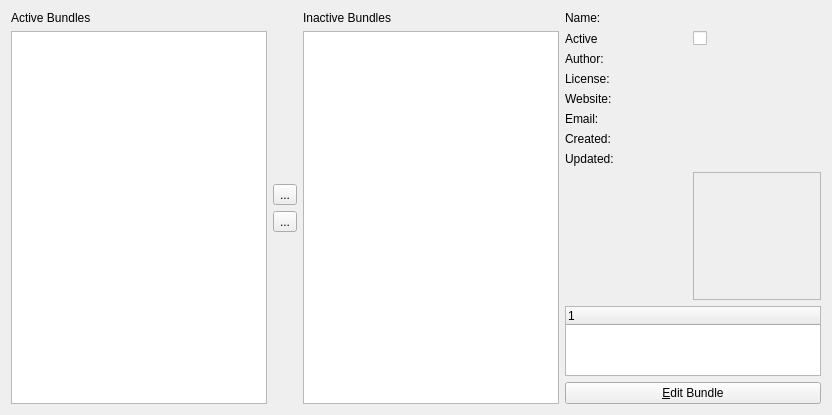
<?xml version="1.0" encoding="UTF-8"?>
<ui version="4.0">
 <class>WdgDlgBundleManager</class>
 <widget class="QWidget" name="WdgDlgBundleManager">
  <property name="geometry">
   <rect>
    <x>0</x>
    <y>0</y>
    <width>826</width>
    <height>404</height>
   </rect>
  </property>
  <property name="windowTitle">
   <string>Form</string>
  </property>
  <layout class="QHBoxLayout" name="horizontalLayout_2">
   <item>
    <layout class="QHBoxLayout" name="horizontalLayout">
     <item>
      <layout class="QVBoxLayout" name="verticalLayout_2">
       <item>
        <widget class="QLabel" name="label">
         <property name="text">
          <string>Active Bundles</string>
         </property>
        </widget>
       </item>
       <item>
        <widget class="QListWidget" name="listActive">
         <property name="sizePolicy">
          <sizepolicy hsizetype="MinimumExpanding" vsizetype="Expanding">
           <horstretch>0</horstretch>
           <verstretch>0</verstretch>
          </sizepolicy>
         </property>
        </widget>
       </item>
      </layout>
     </item>
     <item>
      <layout class="QVBoxLayout" name="verticalLayout">
       <item>
        <spacer name="verticalSpacer_4">
         <property name="orientation">
          <enum>Qt::Vertical</enum>
         </property>
         <property name="sizeHint" stdset="0">
          <size>
           <width>20</width>
           <height>40</height>
          </size>
         </property>
        </spacer>
       </item>
       <item>
        <widget class="QToolButton" name="bnAdd">
         <property name="text">
          <string>...</string>
         </property>
        </widget>
       </item>
       <item>
        <widget class="QToolButton" name="bnRemove">
         <property name="text">
          <string>...</string>
         </property>
        </widget>
       </item>
       <item>
        <spacer name="verticalSpacer_3">
         <property name="orientation">
          <enum>Qt::Vertical</enum>
         </property>
         <property name="sizeHint" stdset="0">
          <size>
           <width>20</width>
           <height>40</height>
          </size>
         </property>
        </spacer>
       </item>
      </layout>
     </item>
     <item>
      <layout class="QVBoxLayout" name="verticalLayout_3">
       <item>
        <widget class="QLabel" name="label_2">
         <property name="text">
          <string>Inactive Bundles</string>
         </property>
        </widget>
       </item>
       <item>
        <widget class="QListWidget" name="listInactive">
         <property name="sizePolicy">
          <sizepolicy hsizetype="MinimumExpanding" vsizetype="Expanding">
           <horstretch>0</horstretch>
           <verstretch>0</verstretch>
          </sizepolicy>
         </property>
        </widget>
       </item>
      </layout>
     </item>
    </layout>
   </item>
   <item>
    <layout class="QVBoxLayout" name="verticalLayout_5">
     <item>
      <layout class="QGridLayout" name="gridLayout">
       <item row="5" column="0">
        <widget class="QLabel" name="label_8">
         <property name="text">
          <string>Email:</string>
         </property>
        </widget>
       </item>
       <item row="2" column="1">
        <widget class="QLabel" name="lblAuthor">
         <property name="text">
          <string/>
         </property>
        </widget>
       </item>
       <item row="1" column="1">
        <widget class="QCheckBox" name="chkActive">
         <property name="text">
          <string/>
         </property>
        </widget>
       </item>
       <item row="3" column="0">
        <widget class="QLabel" name="label_4">
         <property name="text">
          <string>License:</string>
         </property>
        </widget>
       </item>
       <item row="9" column="1">
        <spacer name="verticalSpacer">
         <property name="orientation">
          <enum>Qt::Vertical</enum>
         </property>
         <property name="sizeHint" stdset="0">
          <size>
           <width>20</width>
           <height>40</height>
          </size>
         </property>
        </spacer>
       </item>
       <item row="8" column="1">
        <widget class="QLabel" name="lblPreview">
         <property name="sizePolicy">
          <sizepolicy hsizetype="Fixed" vsizetype="Fixed">
           <horstretch>0</horstretch>
           <verstretch>0</verstretch>
          </sizepolicy>
         </property>
         <property name="minimumSize">
          <size>
           <width>128</width>
           <height>128</height>
          </size>
         </property>
         <property name="sizeIncrement">
          <size>
           <width>128</width>
           <height>128</height>
          </size>
         </property>
         <property name="frameShape">
          <enum>QFrame::StyledPanel</enum>
         </property>
         <property name="frameShadow">
          <enum>QFrame::Sunken</enum>
         </property>
         <property name="text">
          <string/>
         </property>
        </widget>
       </item>
       <item row="0" column="1">
        <widget class="QLabel" name="lblName">
         <property name="text">
          <string/>
         </property>
        </widget>
       </item>
       <item row="7" column="1">
        <widget class="QLabel" name="lblUpdated">
         <property name="text">
          <string/>
         </property>
        </widget>
       </item>
       <item row="6" column="1">
        <widget class="QLabel" name="lblCreated">
         <property name="text">
          <string/>
         </property>
        </widget>
       </item>
       <item row="4" column="0">
        <widget class="QLabel" name="label_5">
         <property name="text">
          <string>Website:</string>
         </property>
        </widget>
       </item>
       <item row="6" column="0">
        <widget class="QLabel" name="label_6">
         <property name="text">
          <string>Created:</string>
         </property>
        </widget>
       </item>
       <item row="7" column="0">
        <widget class="QLabel" name="label_7">
         <property name="text">
          <string>Updated:</string>
         </property>
        </widget>
       </item>
       <item row="1" column="0">
        <widget class="QLabel" name="label_17">
         <property name="text">
          <string>Active</string>
         </property>
        </widget>
       </item>
       <item row="4" column="1">
        <widget class="QLabel" name="lblWebsite">
         <property name="text">
          <string/>
         </property>
        </widget>
       </item>
       <item row="5" column="1">
        <widget class="QLabel" name="lblEmail">
         <property name="text">
          <string/>
         </property>
        </widget>
       </item>
       <item row="0" column="0">
        <widget class="QLabel" name="label_15">
         <property name="text">
          <string>Name:</string>
         </property>
        </widget>
       </item>
       <item row="3" column="1">
        <widget class="QLabel" name="lblLicense">
         <property name="text">
          <string/>
         </property>
        </widget>
       </item>
       <item row="2" column="0">
        <widget class="QLabel" name="label_3">
         <property name="text">
          <string>Author:</string>
         </property>
         <property name="scaledContents">
          <bool>false</bool>
         </property>
         <property name="alignment">
          <set>Qt::AlignLeading|Qt::AlignLeft|Qt::AlignVCenter</set>
         </property>
        </widget>
       </item>
      </layout>
     </item>
     <item>
      <layout class="QVBoxLayout" name="verticalLayout_4">
       <item>
        <widget class="QTreeWidget" name="listBundleContents">
         <property name="sizePolicy">
          <sizepolicy hsizetype="MinimumExpanding" vsizetype="Expanding">
           <horstretch>0</horstretch>
           <verstretch>0</verstretch>
          </sizepolicy>
         </property>
         <column>
          <property name="text">
           <string notr="true">1</string>
          </property>
         </column>
        </widget>
       </item>
       <item>
        <widget class="QPushButton" name="bnEditBundle">
         <property name="text">
          <string>&amp;Edit Bundle</string>
         </property>
        </widget>
       </item>
      </layout>
     </item>
    </layout>
   </item>
  </layout>
  <zorder></zorder>
 </widget>
 <resources/>
 <connections/>
</ui>
